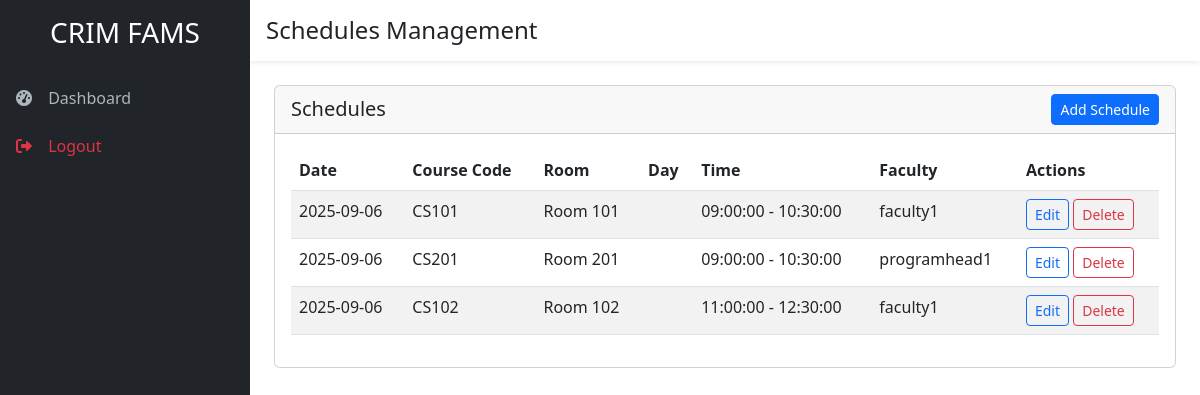
The app's page /frontend_php/schedules.php (signed in) with its own data.
### tables this page shows
CREATE TABLE schedules (
    id INT AUTO_INCREMENT PRIMARY KEY,
    faculty_id INT,
    course_code VARCHAR(50),
    room_number VARCHAR(50),
    start_time TIME,
    end_time TIME,
    date DATE,
    FOREIGN KEY (faculty_id) REFERENCES users(id)
);

CREATE TABLE users (
    id INT AUTO_INCREMENT PRIMARY KEY,
    username VARCHAR(50) UNIQUE NOT NULL,
    password VARCHAR(255) NOT NULL,
    role ENUM('ADMIN', 'FACULTY', 'SECRETARY', 'PROGRAM_HEAD') NOT NULL,
    email VARCHAR(100),
    created_at TIMESTAMP DEFAULT CURRENT_TIMESTAMP
);

### frontend_php/schedules.php (the view, shortened to what this page needs)
<!DOCTYPE html>
<html lang="en">
<head>
    <link href="https://cdn.jsdelivr.net/npm/bootstrap@5.3.0/dist/css/bootstrap.min.css" rel="stylesheet">
    <link href="https://cdnjs.cloudflare.com/ajax/libs/font-awesome/6.0.0/css/all.min.css" rel="stylesheet">
    <link href="../frontend/css/dashboard.css" rel="stylesheet">
</head>
<body>
    <div class="d-flex">
        <nav class="sidebar bg-dark">
            <div class="sidebar-header">
                <h3 class="text-white text-center py-3">CRIM FAMS</h3>
            </div>
            <ul class="nav flex-column">
                <li class="nav-item">
                    <a class="nav-link" href="dashboard.php">
                        <i class="fas fa-tachometer-alt"></i> Dashboard
                    </a>
                </li>
                <li class="nav-item mt-auto">
                    <a class="nav-link text-danger" href="logout.php">
                        <i class="fas fa-sign-out-alt"></i> Logout
                    </a>
                </li>
            </ul>
        </nav>
        <div class="main-content flex-grow-1">
            <header class="bg-white shadow-sm p-3 d-flex align-items-center">
                <h4 class="mb-0">Schedules Management</h4>
            </header>
            <main class="p-4">
                <?php
                $db = Database::getInstance()->getConnection();
                $role = $_SESSION['role'];
                $user_id = $_SESSION['user_id'];
                if ($role === 'FACULTY') {
                    $stmt = $db->prepare('SELECT * FROM schedules WHERE faculty_id = ? ORDER BY date, start_time');
                    $stmt->execute([$user_id]);
                    $schedules = $stmt->fetchAll(PDO::FETCH_ASSOC);
                } else {
                    $stmt = $db->query('SELECT s.*, u.username FROM schedules s JOIN users u ON s.faculty_id = u.id ORDER BY s.date, s.start_time');
                    $schedules = $stmt->fetchAll(PDO::FETCH_ASSOC);
                }
                ?>
                <div class="card">
                    <div class="card-header d-flex justify-content-between align-items-center">
                        <h5 class="mb-0">Schedules</h5>
                        <?php if ($role === 'ADMIN' || $role === 'SECRETARY'): ?>
                        <button class="btn btn-primary btn-sm" data-bs-toggle="modal" data-bs-target="#addScheduleModal">Add Schedule</button>
                        <?php endif; ?>
                    </div>
                    <div class="card-body">
                        <?php if ($schedules): ?>
                            <div class="table-responsive">
                                <table class="table table-striped">
                                    <thead>
                                        <tr>
                                            <th>Date</th>
                                            <th>Course Code</th>
                                            <th>Room</th>
                                            <th>Day</th>
                                            <th>Time</th>
                                            <?php if ($role !== 'FACULTY'): ?>
                                            <th>Faculty</th>
                                            <?php endif; ?>
                                            <?php if ($role === 'ADMIN' || $role === 'SECRETARY'): ?>
                                            <th>Actions</th>
                                            <?php endif; ?>
                                        </tr>
                                    </thead>
                                    <tbody>
                                        <?php foreach ($schedules as $schedule): ?>
                                        <tr>
                                            <td><?php echo $schedule['date']; ?></td>
                                            <td><?php echo $schedule['course_code']; ?></td>
                                            <td><?php echo $schedule['room_number']; ?></td>
                                            <td><?php echo $schedule['day_of_week']; ?></td>
                                            <td><?php echo $schedule['start_time'] . ' - ' . $schedule['end_time']; ?></td>
                                            <?php if ($role !== 'FACULTY'): ?>
                                            <td><?php echo $schedule['username']; ?></td>
                                            <?php endif; ?>
                                            <?php if ($role === 'ADMIN' || $role === 'SECRETARY'): ?>
                                            <td>
                                                <button class="btn btn-sm btn-outline-primary" onclick="editSchedule(<?php echo $schedule['id']; ?>)">Edit</button>
                                                <button class="btn btn-sm btn-outline-danger" onclick="deleteSchedule(<?php echo $schedule['id']; ?>)">Delete</button>
                                            </td>
                                            <?php endif; ?>
                                        </tr>
                                        <?php endforeach; ?>
                                    </tbody>
                                </table>
                            </div>
                        <?php else: ?>
                            <p>No schedules found.</p>
                        <?php endif; ?>
                    </div>
                </div>
            </main>
        </div>
    </div>
</body>
</html>

### frontend/css/dashboard.css (style rules this page uses)
.sidebar { width: 250px; height: 100vh; position: fixed; top: 0; left: 0; z-index: 1000; overflow-y: auto; }
.sidebar .nav-link { color: #adb5bd; padding: 0.75rem 1rem; border: none; border-radius: 0; }
.sidebar .nav-link i { margin-right: 0.5rem; width: 20px; }
.main-content { margin-left: 250px; min-height: 100vh; }

### records on screen
schedules: date "2025-09-06", course_code "CS101", room_number "Room 101", start_time "09:00:00", end_time "10:30:00", faculty.username "faculty1"
schedules: date "2025-09-06", course_code "CS201", room_number "Room 201", start_time "09:00:00", end_time "10:30:00", faculty.username "programhead1"
schedules: date "2025-09-06", course_code "CS102", room_number "Room 102", start_time "11:00:00", end_time "12:30:00", faculty.username "faculty1"
